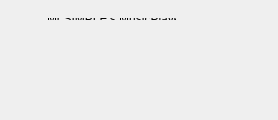
<?xml version="1.0" encoding="UTF-8"?>
<ui version="4.0">
 <class>MediaPlayer</class>
 <widget class="QWidget" name="MediaPlayer">
  <property name="geometry">
   <rect>
    <x>0</x>
    <y>0</y>
    <width>278</width>
    <height>120</height>
   </rect>
  </property>
  <property name="windowTitle">
   <string>MusicPlayer</string>
  </property>
  <property name="windowIcon">
   <iconset resource="images.qrc">
    <normaloff>:/images/player.png</normaloff>:/images/player.png</iconset>
  </property>
  <property name="styleSheet">
   <string notr="true"/>
  </property>
  <widget class="QPushButton" name="openBtn">
   <property name="geometry">
    <rect>
     <x>11</x>
     <y>30</y>
     <width>60</width>
     <height>56</height>
    </rect>
   </property>
   <property name="toolTip">
    <string>&lt;!DOCTYPE HTML PUBLIC &quot;-//W3C//DTD HTML 4.0//EN&quot; &quot;http://www.w3.org/TR/REC-html40/strict.dtd&quot;&gt;
&lt;html&gt;&lt;head&gt;&lt;meta name=&quot;qrichtext&quot; content=&quot;1&quot; /&gt;&lt;style type=&quot;text/css&quot;&gt;
p, li { white-space: pre-wrap; }
&lt;/style&gt;&lt;/head&gt;&lt;body style=&quot; font-family:'SimSun'; font-size:9pt; font-weight:400; font-style:normal;&quot;&gt;
&lt;p style=&quot; margin-top:0px; margin-bottom:0px; margin-left:0px; margin-right:0px; -qt-block-indent:0; text-indent:0px;&quot;&gt;&lt;span style=&quot; font-size:10pt;&quot;&gt;Open&lt;/span&gt;&lt;/p&gt;&lt;/body&gt;&lt;/html&gt;</string>
   </property>
   <property name="autoFillBackground">
    <bool>false</bool>
   </property>
   <property name="text">
    <string/>
   </property>
   <property name="icon">
    <iconset resource="images.qrc">
     <normaloff>:/images/open.png</normaloff>:/images/open.png</iconset>
   </property>
   <property name="iconSize">
    <size>
     <width>48</width>
     <height>48</height>
    </size>
   </property>
   <property name="autoRepeat">
    <bool>true</bool>
   </property>
   <property name="flat">
    <bool>true</bool>
   </property>
  </widget>
  <widget class="QPushButton" name="playBtn">
   <property name="geometry">
    <rect>
     <x>77</x>
     <y>30</y>
     <width>60</width>
     <height>56</height>
    </rect>
   </property>
   <property name="toolTip">
    <string>&lt;!DOCTYPE HTML PUBLIC &quot;-//W3C//DTD HTML 4.0//EN&quot; &quot;http://www.w3.org/TR/REC-html40/strict.dtd&quot;&gt;
&lt;html&gt;&lt;head&gt;&lt;meta name=&quot;qrichtext&quot; content=&quot;1&quot; /&gt;&lt;style type=&quot;text/css&quot;&gt;
p, li { white-space: pre-wrap; }
&lt;/style&gt;&lt;/head&gt;&lt;body style=&quot; font-family:'SimSun'; font-size:9pt; font-weight:400; font-style:normal;&quot;&gt;
&lt;p style=&quot; margin-top:0px; margin-bottom:0px; margin-left:0px; margin-right:0px; -qt-block-indent:0; text-indent:0px;&quot;&gt;&lt;span style=&quot; font-size:10pt;&quot;&gt;Play&lt;/span&gt;&lt;/p&gt;&lt;/body&gt;&lt;/html&gt;</string>
   </property>
   <property name="autoFillBackground">
    <bool>false</bool>
   </property>
   <property name="text">
    <string/>
   </property>
   <property name="icon">
    <iconset resource="images.qrc">
     <normaloff>:/images/play.png</normaloff>:/images/play.png</iconset>
   </property>
   <property name="iconSize">
    <size>
     <width>48</width>
     <height>48</height>
    </size>
   </property>
   <property name="flat">
    <bool>true</bool>
   </property>
  </widget>
  <widget class="QPushButton" name="nextBtn">
   <property name="geometry">
    <rect>
     <x>209</x>
     <y>30</y>
     <width>60</width>
     <height>56</height>
    </rect>
   </property>
   <property name="toolTip">
    <string>&lt;!DOCTYPE HTML PUBLIC &quot;-//W3C//DTD HTML 4.0//EN&quot; &quot;http://www.w3.org/TR/REC-html40/strict.dtd&quot;&gt;
&lt;html&gt;&lt;head&gt;&lt;meta name=&quot;qrichtext&quot; content=&quot;1&quot; /&gt;&lt;style type=&quot;text/css&quot;&gt;
p, li { white-space: pre-wrap; }
&lt;/style&gt;&lt;/head&gt;&lt;body style=&quot; font-family:'SimSun'; font-size:9pt; font-weight:400; font-style:normal;&quot;&gt;
&lt;p style=&quot; margin-top:0px; margin-bottom:0px; margin-left:0px; margin-right:0px; -qt-block-indent:0; text-indent:0px;&quot;&gt;&lt;span style=&quot; font-size:10pt;&quot;&gt;Next &lt;/span&gt;&lt;/p&gt;&lt;/body&gt;&lt;/html&gt;</string>
   </property>
   <property name="autoFillBackground">
    <bool>false</bool>
   </property>
   <property name="text">
    <string/>
   </property>
   <property name="icon">
    <iconset resource="images.qrc">
     <normaloff>:/images/next.png</normaloff>:/images/next.png</iconset>
   </property>
   <property name="iconSize">
    <size>
     <width>48</width>
     <height>48</height>
    </size>
   </property>
   <property name="flat">
    <bool>true</bool>
   </property>
  </widget>
  <widget class="QPushButton" name="prevBtn">
   <property name="geometry">
    <rect>
     <x>143</x>
     <y>30</y>
     <width>60</width>
     <height>56</height>
    </rect>
   </property>
   <property name="toolTip">
    <string>&lt;!DOCTYPE HTML PUBLIC &quot;-//W3C//DTD HTML 4.0//EN&quot; &quot;http://www.w3.org/TR/REC-html40/strict.dtd&quot;&gt;
&lt;html&gt;&lt;head&gt;&lt;meta name=&quot;qrichtext&quot; content=&quot;1&quot; /&gt;&lt;style type=&quot;text/css&quot;&gt;
p, li { white-space: pre-wrap; }
&lt;/style&gt;&lt;/head&gt;&lt;body style=&quot; font-family:'SimSun'; font-size:9pt; font-weight:400; font-style:normal;&quot;&gt;
&lt;p style=&quot; margin-top:0px; margin-bottom:0px; margin-left:0px; margin-right:0px; -qt-block-indent:0; text-indent:0px;&quot;&gt;&lt;span style=&quot; font-size:10pt;&quot;&gt;Previous &lt;/span&gt;&lt;/p&gt;&lt;/body&gt;&lt;/html&gt;</string>
   </property>
   <property name="autoFillBackground">
    <bool>false</bool>
   </property>
   <property name="text">
    <string/>
   </property>
   <property name="icon">
    <iconset resource="images.qrc">
     <normaloff>:/images/prev.png</normaloff>:/images/prev.png</iconset>
   </property>
   <property name="iconSize">
    <size>
     <width>48</width>
     <height>48</height>
    </size>
   </property>
   <property name="flat">
    <bool>true</bool>
   </property>
  </widget>
  <widget class="QWidget" name="layoutWidget">
   <property name="geometry">
    <rect>
     <x>6</x>
     <y>7</y>
     <width>271</width>
     <height>24</height>
    </rect>
   </property>
   <layout class="QHBoxLayout" name="horizontalLayout">
    <item>
     <widget class="QToolButton" name="aboutQtBtn">
      <property name="enabled">
       <bool>true</bool>
      </property>
      <property name="toolTip">
       <string>&lt;!DOCTYPE HTML PUBLIC &quot;-//W3C//DTD HTML 4.0//EN&quot; &quot;http://www.w3.org/TR/REC-html40/strict.dtd&quot;&gt;
&lt;html&gt;&lt;head&gt;&lt;meta name=&quot;qrichtext&quot; content=&quot;1&quot; /&gt;&lt;style type=&quot;text/css&quot;&gt;
p, li { white-space: pre-wrap; }
&lt;/style&gt;&lt;/head&gt;&lt;body style=&quot; font-family:'SimSun'; font-size:9pt; font-weight:400; font-style:normal;&quot;&gt;
&lt;p style=&quot; margin-top:0px; margin-bottom:0px; margin-left:0px; margin-right:0px; -qt-block-indent:0; text-indent:0px;&quot;&gt;&lt;span style=&quot; font-size:8pt;&quot;&gt;About Qt&lt;/span&gt;&lt;/p&gt;&lt;/body&gt;&lt;/html&gt;</string>
      </property>
      <property name="autoFillBackground">
       <bool>false</bool>
      </property>
      <property name="text">
       <string>...</string>
      </property>
      <property name="icon">
       <iconset resource="images.qrc">
        <normaloff>:/images/qt.png</normaloff>:/images/qt.png</iconset>
      </property>
      <property name="autoRepeat">
       <bool>true</bool>
      </property>
      <property name="autoRaise">
       <bool>true</bool>
      </property>
     </widget>
    </item>
    <item>
     <widget class="QLabel" name="showLabel">
      <property name="text">
       <string>Mr.SIMPLE's MusicPlayer</string>
      </property>
     </widget>
    </item>
    <item>
     <widget class="QToolButton" name="smallBtn">
      <property name="toolTip">
       <string>&lt;!DOCTYPE HTML PUBLIC &quot;-//W3C//DTD HTML 4.0//EN&quot; &quot;http://www.w3.org/TR/REC-html40/strict.dtd&quot;&gt;
&lt;html&gt;&lt;head&gt;&lt;meta name=&quot;qrichtext&quot; content=&quot;1&quot; /&gt;&lt;style type=&quot;text/css&quot;&gt;
p, li { white-space: pre-wrap; }
&lt;/style&gt;&lt;/head&gt;&lt;body style=&quot; font-family:'SimSun'; font-size:9pt; font-weight:400; font-style:normal;&quot;&gt;
&lt;p style=&quot; margin-top:0px; margin-bottom:0px; margin-left:0px; margin-right:0px; -qt-block-indent:0; text-indent:0px;&quot;&gt;&lt;span style=&quot; font-size:8pt;&quot;&gt;Minisize&lt;/span&gt;&lt;/p&gt;&lt;/body&gt;&lt;/html&gt;</string>
      </property>
      <property name="autoFillBackground">
       <bool>false</bool>
      </property>
      <property name="text">
       <string>...</string>
      </property>
      <property name="icon">
       <iconset resource="images.qrc">
        <normaloff>:/images/minis.png</normaloff>:/images/minis.png</iconset>
      </property>
      <property name="iconSize">
       <size>
        <width>22</width>
        <height>16</height>
       </size>
      </property>
      <property name="autoRepeat">
       <bool>true</bool>
      </property>
      <property name="autoRaise">
       <bool>true</bool>
      </property>
     </widget>
    </item>
    <item>
     <widget class="QToolButton" name="expendBtn">
      <property name="toolTip">
       <string>&lt;!DOCTYPE HTML PUBLIC &quot;-//W3C//DTD HTML 4.0//EN&quot; &quot;http://www.w3.org/TR/REC-html40/strict.dtd&quot;&gt;
&lt;html&gt;&lt;head&gt;&lt;meta name=&quot;qrichtext&quot; content=&quot;1&quot; /&gt;&lt;style type=&quot;text/css&quot;&gt;
p, li { white-space: pre-wrap; }
&lt;/style&gt;&lt;/head&gt;&lt;body style=&quot; font-family:'SimSun'; font-size:9pt; font-weight:400; font-style:normal;&quot;&gt;
&lt;p style=&quot; margin-top:0px; margin-bottom:0px; margin-left:0px; margin-right:0px; -qt-block-indent:0; text-indent:0px;&quot;&gt;&lt;span style=&quot; font-size:8pt;&quot;&gt;Expand&lt;/span&gt;&lt;/p&gt;&lt;/body&gt;&lt;/html&gt;</string>
      </property>
      <property name="autoFillBackground">
       <bool>false</bool>
      </property>
      <property name="text">
       <string>...</string>
      </property>
      <property name="icon">
       <iconset resource="images.qrc">
        <normaloff>:/images/expand.png</normaloff>:/images/expand.png</iconset>
      </property>
      <property name="autoRepeat">
       <bool>true</bool>
      </property>
      <property name="autoRaise">
       <bool>true</bool>
      </property>
     </widget>
    </item>
    <item>
     <widget class="QToolButton" name="closeBtn">
      <property name="toolTip">
       <string>&lt;!DOCTYPE HTML PUBLIC &quot;-//W3C//DTD HTML 4.0//EN&quot; &quot;http://www.w3.org/TR/REC-html40/strict.dtd&quot;&gt;
&lt;html&gt;&lt;head&gt;&lt;meta name=&quot;qrichtext&quot; content=&quot;1&quot; /&gt;&lt;style type=&quot;text/css&quot;&gt;
p, li { white-space: pre-wrap; }
&lt;/style&gt;&lt;/head&gt;&lt;body style=&quot; font-family:'SimSun'; font-size:9pt; font-weight:400; font-style:normal;&quot;&gt;
&lt;p style=&quot; margin-top:0px; margin-bottom:0px; margin-left:0px; margin-right:0px; -qt-block-indent:0; text-indent:0px;&quot;&gt;&lt;span style=&quot; font-size:8pt;&quot;&gt;Close&lt;/span&gt;&lt;/p&gt;&lt;/body&gt;&lt;/html&gt;</string>
      </property>
      <property name="autoFillBackground">
       <bool>false</bool>
      </property>
      <property name="text">
       <string>...</string>
      </property>
      <property name="icon">
       <iconset resource="images.qrc">
        <normaloff>:/images/close.png</normaloff>:/images/close.png</iconset>
      </property>
      <property name="autoRepeat">
       <bool>true</bool>
      </property>
      <property name="autoRaise">
       <bool>true</bool>
      </property>
     </widget>
    </item>
   </layout>
  </widget>
 </widget>
 <layoutdefault spacing="6" margin="11"/>
 <tabstops>
  <tabstop>openBtn</tabstop>
  <tabstop>playBtn</tabstop>
  <tabstop>prevBtn</tabstop>
  <tabstop>nextBtn</tabstop>
 </tabstops>
 <resources>
  <include location="images.qrc"/>
 </resources>
 <connections/>
</ui>
